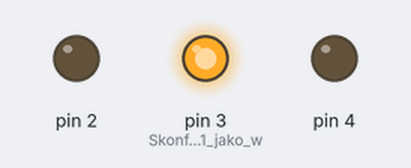
Recording of a sketch running on a simulated Arduino Uno, built with avr-gcc and run on an emulated ATmega328P. On the bench: output pins drawn as LEDs (lit = HIGH).

Above: at 0.1 s.
At 60.1 s:
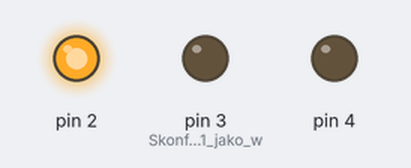
At 120.1 s:
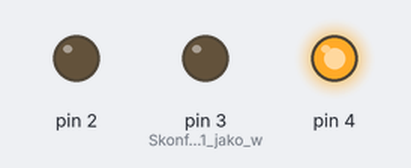
Timing chart, 0 to 121.6 s (numbered marks = the images above):
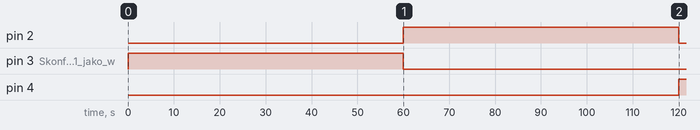

Measured:
- by itself, pin 2: LOW → HIGH at 60.0 s, → LOW 60.0 s later
- by itself, pin 3 (Skonfiguruj_pin_D1_jako_w): LOW → HIGH at 0.00 s, → LOW 60.0 s later
- by itself, pin 4: LOW → HIGH at 120 s

The sketch:

co_5_min_zmiana_koloru_arduino.ino
```cpp
void setup() {
  pinMode(3, OUTPUT); //Skonfiguruj pin D1 jako wyjście
  pinMode(2, OUTPUT);
  pinMode(4, OUTPUT);
}

void loop() {
  digitalWrite(3, HIGH); //Włączenie diody
  delay(60000); //czas włączonej diody
  digitalWrite(3, LOW); //Wyłączenie diody
  delay(0); //czasy przed zapaleniem się kolejnej diody
  digitalWrite(2, HIGH); //Włączenie diody
  delay(60000); //czas włączonej diody
  digitalWrite(2, LOW); //Wyłączenie diody
  delay(0); //czasy przed zapaleniem się kolejnej diody
  digitalWrite(4, HIGH); //Włączenie diody
  delay(60000); //czas włączonej diody
  digitalWrite(4, LOW); //Wyłączenie diody
  delay(0); //czasy przed zapaleniem się kolejnej diody


}
```
